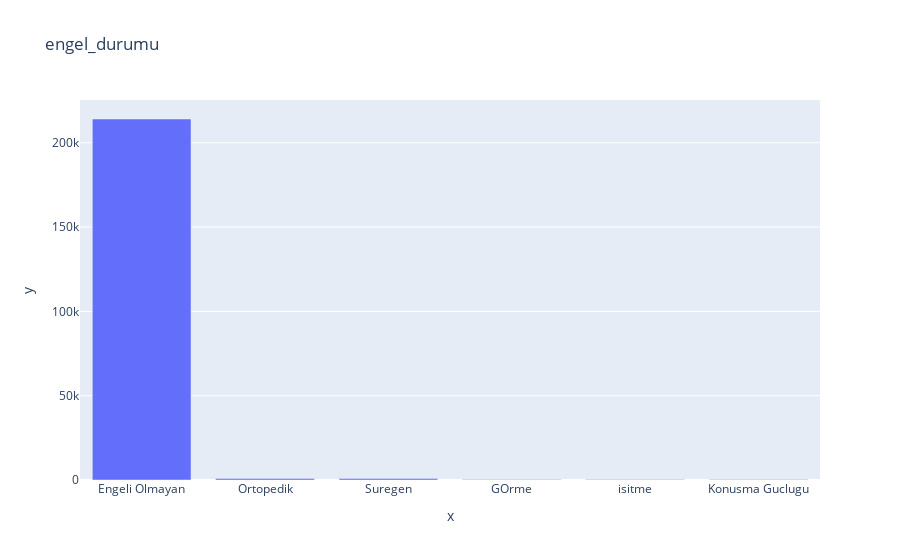

Notebook code cell kept with this figure:
### Markdown cell above
## engel_durumu

### Code cell
explore_categorical_column(df, 'engel_durumu')

### Figure 1 — Plotly figure (JSON) as saved in the notebook; plotly's stock layout.template omitted (floating-point values rounded to 4 significant figures)
{"data": [{"alignmentgroup": "True", "hovertemplate": "x=%{x}<br>y=%{y}<extra></extra>", "legendgroup": "", "marker": {"color": "#636efa", "pattern": {"shape": ""}}, "name": "", "offsetgroup": "", "orientation": "v", "showlegend": false, "textposition": "auto", "type": "bar", "x": ["Engeli Olmayan", "Ortopedik", "Suregen", "GOrme", "isitme", "Konusma Guclugu"], "xaxis": "x", "y": [214098, 910, 874, 321, 281, 281], "yaxis": "y"}], "layout": {"autosize": true, "barmode": "relative", "legend": {"tracegroupgap": 0}, "title": {"text": "engel_durumu"}, "xaxis": {"anchor": "y", "autorange": true, "domain": [0, 1], "range": [-0.5, 5.5], "title": {"text": "x"}, "type": "category"}, "yaxis": {"anchor": "x", "autorange": true, "domain": [0, 1], "range": [0, 225400.0], "title": {"text": "y"}, "type": "linear"}}}
